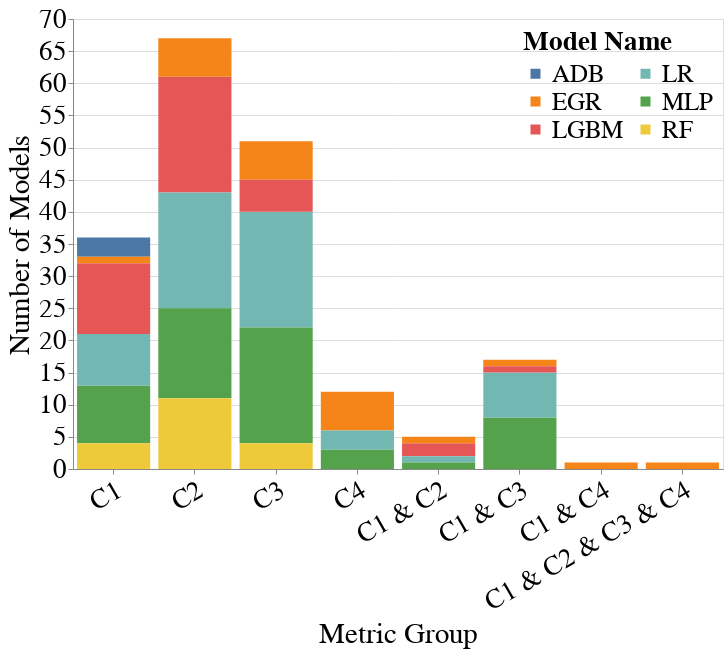

The cell this chart's notebook holds for it:
### Code cell
# WAE
# Metrics for constraints: [C1, C2, C3, C4]
metrics = ['Accuracy', 'Equalized_Odds_FNR', 'Std_Parity', 'Aleatoric_Uncertainty_Parity']
metrics_value_range_dct = {
    metrics[0]: [0.9, 1.0], # C1
    metrics[1]: [-0.02, 0.02], # C2
    metrics[2]: [-0.02, 0.02], # C3
    metrics[3]: [-0.02, 0.02], # C4
    f'{metrics[0]}&{metrics[1]}': None, # C1 + C2
    f'{metrics[0]}&{metrics[2]}': None, # C1 + C3
    f'{metrics[0]}&{metrics[3]}': None, # C1 + C4
    f'{metrics[0]}&{metrics[1]}&{metrics[2]}&{metrics[3]}': None, # C1 + C2 + C3 + C4
}
create_bar_chart_for_model_selection(all_subgroup_metrics_df,
                                     all_group_metrics_df,
                                     metrics_value_range_dct,
                                     dataset_name='Law_School',
                                     group='male&race',
                                     vals_to_replace=vals_to_replace)

### Figure 1 — Vega-Lite specification as saved in the notebook (floating-point values rounded to 4 significant figures)
{"config": {"view": {"continuousWidth": 400, "continuousHeight": 300}, "axis": {"labelFontSize": 27, "labelFontWeight": "normal", "labelLimit": 300, "tickMinStep": 1, "titleFontSize": 29, "titleFontWeight": "normal"}, "legend": {"columns": 2, "labelFontSize": 25, "labelLimit": 300, "legendX": 450, "legendY": 10, "orient": "none", "symbolStrokeWidth": 4, "titleFontSize": 27, "titleLimit": 220}, "title": {"fontSize": 27}}, "data": {"name": "data-eb3f2d04c7a6cb3ad909bbe180305e1a"}, "mark": "bar", "encoding": {"color": {"field": "Model_Name", "legend": {"title": "Model Name"}, "type": "nominal"}, "x": {"axis": {"labelAngle": -30}, "field": "Title", "sort": {"order": "ascending"}, "title": "Metric Group", "type": "nominal"}, "y": {"field": "Number_of_Models", "title": "Number of Models", "type": "quantitative"}}, "height": 450, "width": 650, "$schema": "https://vega.github.io/schema/vega-lite/v4.17.0.json", "datasets": {"data-eb3f2d04c7a6cb3ad909bbe180305e1a": [{"Model_Name": "LGBM", "Number_of_Models": 11, "Metric_Group": "Accuracy", "Alias": "C1", "Title": "C1"}, {"Model_Name": "MLP", "Number_of_Models": 9, "Metric_Group": "Accuracy", "Alias": "C1", "Title": "C1"}, {"Model_Name": "LR", "Number_of_Models": 8, "Metric_Group": "Accuracy", "Alias": "C1", "Title": "C1"}, {"Model_Name": "RF", "Number_of_Models": 4, "Metric_Group": "Accuracy", "Alias": "C1", "Title": "C1"}, {"Model_Name": "ADB", "Number_of_Models": 3, "Metric_Group": "Accuracy", "Alias": "C1", "Title": "C1"}, {"Model_Name": "EGR", "Number_of_Models": 1, "Metric_Group": "Accuracy", "Alias": "C1", "Title": "C1"}, {"Model_Name": "LGBM", "Number_of_Models": 18, "Metric_Group": "Equalized_Odds_FNR", "Alias": "C2", "Title": "C2"}, {"Model_Name": "LR", "Number_of_Models": 18, "Metric_Group": "Equalized_Odds_FNR", "Alias": "C2", "Title": "C2"}, {"Model_Name": "MLP", "Number_of_Models": 14, "Metric_Group": "Equalized_Odds_FNR", "Alias": "C2", "Title": "C2"}, {"Model_Name": "RF", "Number_of_Models": 11, "Metric_Group": "Equalized_Odds_FNR", "Alias": "C2", "Title": "C2"}, {"Model_Name": "EGR", "Number_of_Models": 6, "Metric_Group": "Equalized_Odds_FNR", "Alias": "C2", "Title": "C2"}, {"Model_Name": "LR", "Number_of_Models": 18, "Metric_Group": "Std_Parity", "Alias": "C3", "Title": "C3"}, {"Model_Name": "MLP", "Number_of_Models": 18, "Metric_Group": "Std_Parity", "Alias": "C3", "Title": "C3"}, {"Model_Name": "EGR", "Number_of_Models": 6, "Metric_Group": "Std_Parity", "Alias": "C3", "Title": "C3"}, {"Model_Name": "LGBM", "Number_of_Models": 5, "Metric_Group": "Std_Parity", "Alias": "C3", "Title": "C3"}, {"Model_Name": "RF", "Number_of_Models": 4, "Metric_Group": "Std_Parity", "Alias": "C3", "Title": "C3"}, {"Model_Name": "EGR", "Number_of_Models": 6, "Metric_Group": "Aleatoric_Uncertainty_Parity", "Alias": "C4", "Title": "C4"}, {"Model_Name": "LR", "Number_of_Models": 3, "Metric_Group": "Aleatoric_Uncertainty_Parity", "Alias": "C4", "Title": "C4"}, {"Model_Name": "MLP", "Number_of_Models": 3, "Metric_Group": "Aleatoric_Uncertainty_Parity", "Alias": "C4", "Title": "C4"}, {"Model_Name": "LGBM", "Number_of_Models": 2, "Metric_Group": "Accuracy&Equalized_Odds_FNR", "Alias": "C1 & C2", "Title": "C1 & C2"}, {"Model_Name": "EGR", "Number_of_Models": 1, "Metric_Group": "Accuracy&Equalized_Odds_FNR", "Alias": "C1 & C2", "Title": "C1 & C2"}, {"Model_Name": "LR", "Number_of_Models": 1, "Metric_Group": "Accuracy&Equalized_Odds_FNR", "Alias": "C1 & C2", "Title": "C1 & C2"}, {"Model_Name": "MLP", "Number_of_Models": 1, "Metric_Group": "Accuracy&Equalized_Odds_FNR", "Alias": "C1 & C2", "Title": "C1 & C2"}, {"Model_Name": "MLP", "Number_of_Models": 8, "Metric_Group": "Accuracy&Std_Parity", "Alias": "C1 & C3", "Title": "C1 & C3"}, {"Model_Name": "LR", "Number_of_Models": 7, "Metric_Group": "Accuracy&Std_Parity", "Alias": "C1 & C3", "Title": "C1 & C3"}, {"Model_Name": "EGR", "Number_of_Models": 1, "Metric_Group": "Accuracy&Std_Parity", "Alias": "C1 & C3", "Title": "C1 & C3"}, {"Model_Name": "LGBM", "Number_of_Models": 1, "Metric_Group": "Accuracy&Std_Parity", "Alias": "C1 & C3", "Title": "C1 & C3"}, {"Model_Name": "EGR", "Number_of_Models": 1, "Metric_Group": "Accuracy&Aleatoric_Uncertainty_Parity", "Alias": "C1 & C4", "Title": "C1 & C4"}, {"Model_Name": "EGR", "Number_of_Models": 1, "Metric_Group": "Accuracy&Equalized_Odds_FNR&Std_Parity&Aleatoric_Uncertainty_Parity", "Alias": "C1 & C2 & C3 & C4", "Title": "C1 & C2 & C3 & C4"}]}}
